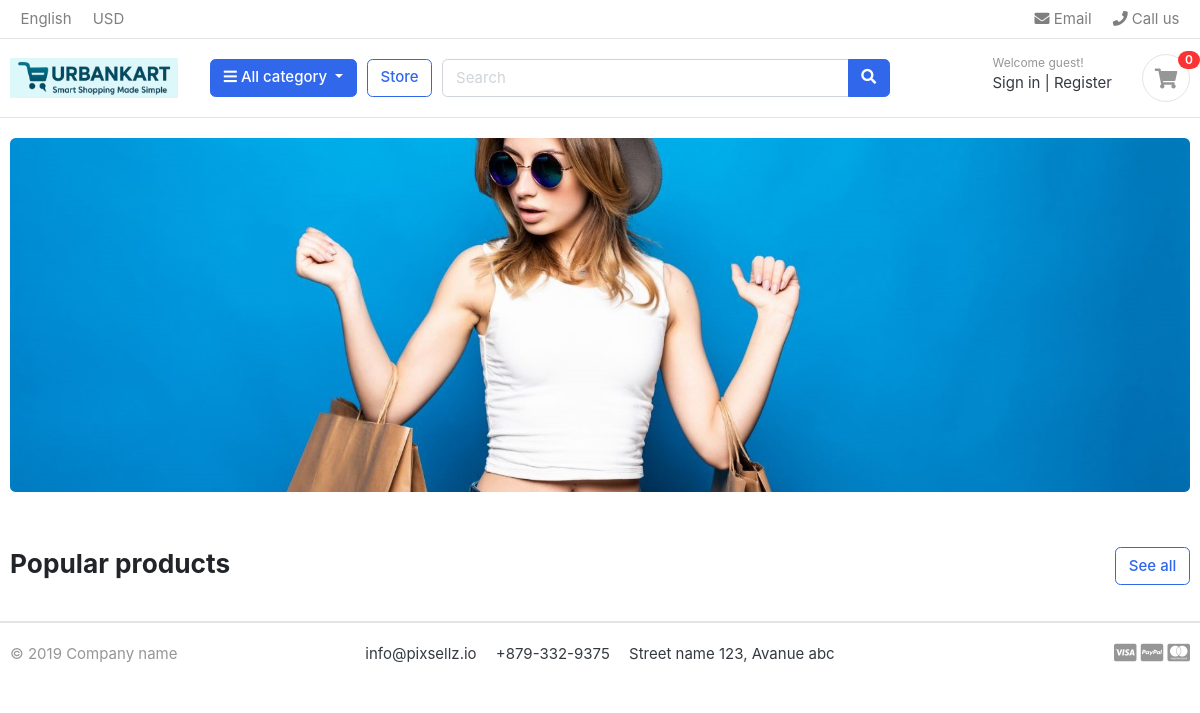
The app's page /, older data.
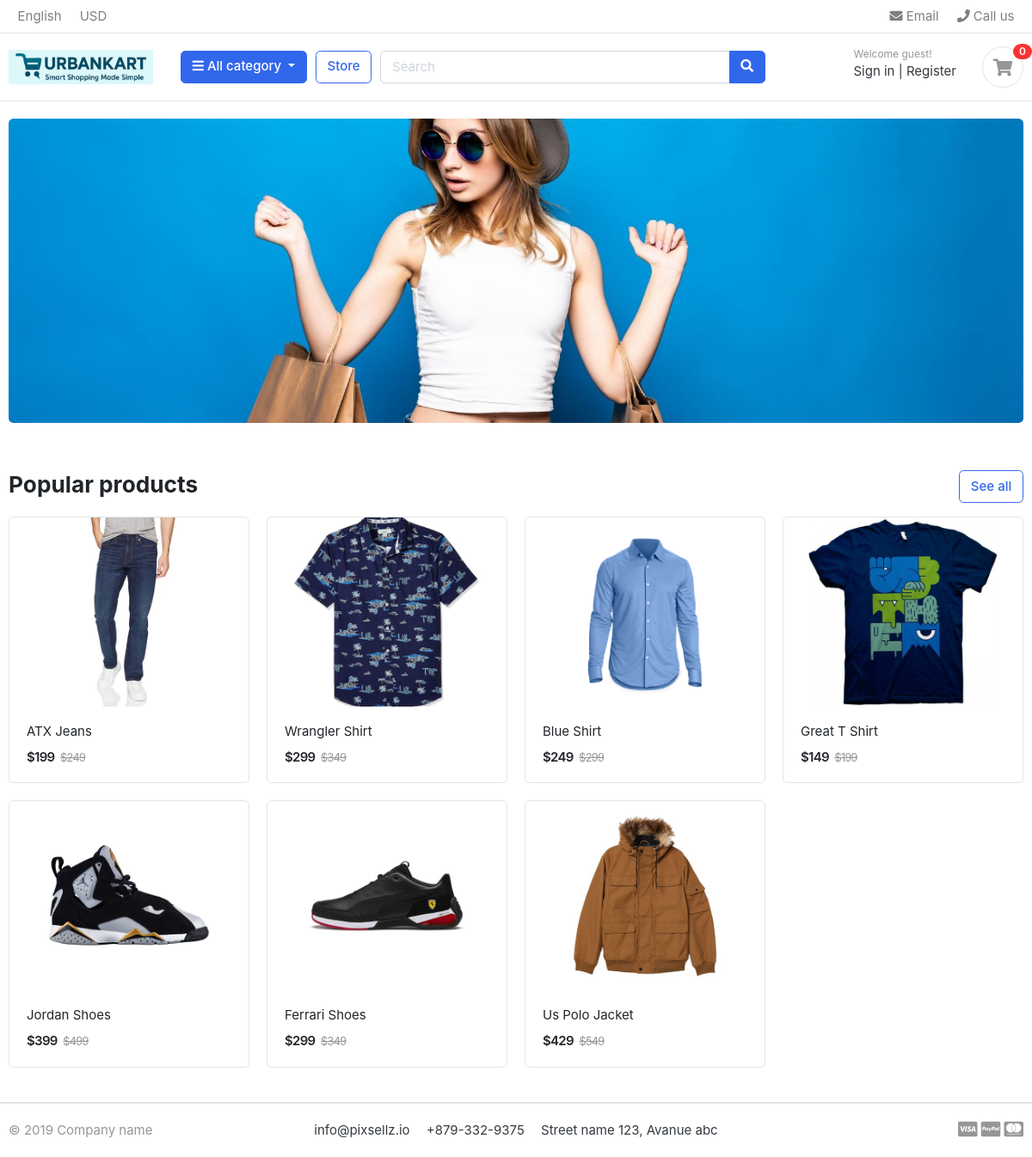
The same page, newer data.
### store/models.py (models this page shows, shortened)
class Product(models.Model):
    product_name = models.CharField(max_length=200, unique=True)
    slug = models.SlugField(max_length=200, unique=True)
    description = models.TextField(max_length=500, blank=True)
    price = models.IntegerField()
    images = models.ImageField(upload_to='photos/products')
    stock = models.IntegerField()
    is_available = models.BooleanField(default=True)
    category = models.ForeignKey(Category, on_delete=models.CASCADE)
    created_date = models.DateTimeField(auto_now_add=True)
    modified_date = models.DateTimeField(auto_now=True)
    @property
    def old_price(self):
        rounded_price = round((self.price * 1.25) / 50) * 50
        return rounded_price - 1
    def get_url(self):
        return reverse('product_detail', kwargs={'category_slug': self.category.slug, 'product_slug': self.slug})

### ecom/views.py (the view)
# urls.py: 2. Add a URL to urlpatterns:  path('', views.home, name='home')
def home(request):
    products = Product.objects.all().filter(is_available=True)
    context = {
        'products': products,
    }
    return render(request, 'ecom/home.html', context)

### carts/context_processors.py (called while the page is built)
def counter(request):
    cart_count = 0
    if 'admin' in request.path:
        return {}
    else:
        try:
            cart = Cart.objects.filter(cart_id=_cart_id(request)).first()
            if cart:
                cart_items = CartItem.objects.filter(cart=cart)
                for cart_item in cart_items:
                    cart_count += cart_item.quantity
        except Cart.DoesNotExist:
            cart_count = 0
    return dict(cart_count=cart_count)

### carts/views.py (called while the page is built)
def _cart_id(request):
    cart_id = request.session.session_key
    if not cart_id:
        cart_id = request.session.create()
    return cart_id

### category/context_processors.py (called while the page is built)
def menu_links(request):
    links=Category.objects.all()
    return dict(links=links)

### category/models.py (called while the page is built)
    def get_category_url(self):
        return reverse('products_by_category', args=[self.slug])

### ecom/templates/ecom/home.html
{% extends 'ecom/base.html' %}
{% load static %}
{% block content %}
<section class="section-intro padding-y-sm">
<div class="container">
<div class="intro-banner-wrap">
	<img src="{% static 'images/banners/cover.jpg' %}" class="img-fluid rounded">
</div>
</div>
</section>
<section class="section-name padding-y-sm">
<div class="container">
<header class="section-heading">
	<a href="{% url 'store' %}" class="btn btn-outline-primary float-right">See all</a>
	<h3 class="section-title">Popular products</h3>
</header>
<div class="row">
	{% for product in products %}
		<div class="col-md-3">
			<div class="card card-product-grid">
				<a href="{{ product.get_url }}" class="img-wrap"> <img src="{{ product.images.url }}"> </a>
				<figcaption class="info-wrap">
					<a href="{{ product.get_url }}" class="title">{{ product.product_name }}</a>
					<div class="price-wrap mt-2">
						<span class="price">${{ product.price }}</span>
						<del class="price-old">${{ product.old_price }}</del>
                    </div>
				</figcaption>
			</div>
		</div>
	{% endfor %}
</div>
</div>
</section>
</body>
</html>
{% endblock content %}

### ecom/templates/ecom/base.html (shortened to what this page needs)
{% load static %}
<!DOCTYPE HTML>
<html lang="en">
<head>
<link href="{% static 'css/bootstrap.css' %}" rel="stylesheet" type="text/css"/>
<link href="{% static 'fonts/fontawesome/css/all.min.css' %}" type="text/css" rel="stylesheet">
<link href="{% static 'css/ui.css' %}" rel="stylesheet" type="text/css"/>
<link href="{% static 'css/responsive.css' %}" rel="stylesheet" media="only screen and (max-width: 1200px)" />
</head>
<body>
{% include 'ecom/includes/navbar.html' %}
{% block content %}
{% endblock content %}
{% include 'ecom/includes/footer.html' %}

### ecom/templates/ecom/includes/navbar.html (shortened to what this page needs)
{% load static %}
<header class="section-header">
<nav class="navbar p-md-0 navbar-expand-sm navbar-light border-bottom">
<div class="container">
  <div class="collapse navbar-collapse" id="navbarTop4">
    <ul class="navbar-nav mr-auto">
    	<li class="nav-item dropdown">
		 	<a href="#" class="nav-link">   English </a>
		</li>
		<li class="nav-item dropdown">
			<a href="#" class="nav-link"> USD </a>
		</li>
    </ul>
    <ul class="navbar-nav">
		<li><a href="#" class="nav-link"> <i class="fa fa-envelope"></i> Email </a></li>
		<li><a href="#" class="nav-link"> <i class="fa fa-phone"></i> Call us </a></li>
	</ul>
  </div>
</div>
</nav>
<section class="header-main border-bottom">
	<div class="container">
<div class="row align-items-center">
	<div class="col-lg-2 col-md-3 col-6">
		<a href="{% url 'home' %}" class="brand-wrap">
			<img class="logo" src="{% static 'images/logo3.png' %}">
		</a>
	</div>
	<div class="col-lg col-sm col-md col-6 flex-grow-0">
		<div class="category-wrap dropdown d-inline-block float-right">
			<button type="button" class="btn btn-primary dropdown-toggle" data-toggle="dropdown">
				<i class="fa fa-bars"></i> All category
			</button>
		</div>
	</div>
	<a href="{% url 'store' %}" class="btn btn-outline-primary">Store</a>
	<div class="col-lg  col-md-6 col-sm-12 col">
		<form action="{% url 'search' %}" class="search" method="GET">
			<div class="input-group w-100">
			    <input type="text" class="form-control" style="width:60%;" placeholder="Search" name="keyword">
			    <div class="input-group-append">
			      <button class="btn btn-primary" type="submit">
			        <i class="fa fa-search"></i>
			      </button>
			    </div>
		    </div>
		</form>
	</div>
	<div class="col-lg-3 col-sm-6 col-8 order-2 order-lg-3">
				<div class="d-flex justify-content-end mb-3 mb-lg-0">
					<div class="widget-header">
						<small class="title text-muted">Welcome guest!</small>
						<div>
							<a href="{{'signin'}}">Sign in</a> <span class="dark-transp"> | </span>
							<a href="{{'register'}}"> Register</a>
						</div>
					</div>
					<a href="{% url 'carts:cart' %}" class="widget-header pl-3 ml-3">
						<div class="icon icon-sm rounded-circle border"><i class="fa fa-shopping-cart"></i></div>
						<span class="badge badge-pill badge-danger notify">{{ cart_count }}</span>
					</a>
				</div>
			</div>
</div>
	</div>
</section>
</header>

### ecom/templates/ecom/includes/footer.html
{% load static %}
<footer class="section-footer border-top">
	<div class="container">
		<section class="footer-bottom border-top row">
			<div class="col-md-2">
				<p class="text-muted"> &copy 2019 Company name </p>
			</div>
			<div class="col-md-8 text-md-center">
				<span  class="px-2">info@pixsellz.io</span>
				<span  class="px-2">+879-332-9375</span>
				<span  class="px-2">Street name 123, Avanue abc</span>
			</div>
			<div class="col-md-2 text-md-right text-muted">
				<i class="fab fa-lg fa-cc-visa"></i>
				<i class="fab fa-lg fa-cc-paypal"></i>
				<i class="fab fa-lg fa-cc-mastercard"></i>
			</div>
		</section>
	</div>
</footer>

### ecom/static/css/ui.css (style rules this page uses)
html { font-family: "Inter", sans-serif; font-size: 15px; }
.img-wrap { text-align: center; display: block; }
.img-wrap img { max-width: 100%; }
.price-wrap { letter-spacing: -0.7px; }
.icon-xs, .icon-sm, .icon-md, .icon-lg { display: inline-block; text-align: center; flex-shrink: 0; flex-grow: 0; }
.icon-sm { width: 48px; height: 48px; line-height: 48px !important; font-size: 20px; }
.padding-y-sm { padding-top: 20px; padding-bottom: 20px; }
.section-heading { margin-bottom: 20px; margin-top: 15px; }
.section-title { color: #212529; }
p:last-child { margin-bottom: 0; }
.header-main { position: relative; padding-top: 1rem; padding-bottom: 1rem; }
.brand-wrap .logo, .navbar-brand .logo { margin-right: 7px; max-height: 40px; display: inline-block; }
.widget-header { display: inline-block; vertical-align: middle; position: relative; }
.widget-header a { color: #343a40; }
.widget-header i { color: #969696; }
.widget-header .title { display: block; }
.widget-header .notify { position: absolute; top: -3px; right: -10px; }
.footer-bottom { padding-top: 20px; padding-bottom: 20px; }
[class*=card-product] a.title { color: #212529; display: block; }
[class*=card-product] .img-wrap { overflow: hidden; position: relative; }
[class*=card-product] .img-wrap img { height: 100%; max-width: 100%; width: auto; display: inline-block; -o-object-fit: cover; object-fit: cover; }
.card-product-grid { margin-bottom: 20px; }
.card-product-grid .img-wrap { border-radius: 0.2rem 0.2rem 0 0; height: 220px; }
.card-product-grid .info-wrap { overflow: hidden; padding: 18px 20px; }
.card .img-wrap { overflow: hidden; }
.notify { position: absolute; top: -4px; right: -10px; display: inline-block; padding: 0.25em 0.6em; font-size: 12px; line-height: 1; text-align: center; border-radius: 3rem; color: #fff; background-color: #fa3434; }
.price { font-weight: 600; color: #212529; }
.price-old { color: #969696; margin-left: 3px; font-size: 85%; }

Row changes from the older to the newer data that the page shows:
added Product: images (picture), product_name "ATX Jeans", price "199", old_price "249"
added Product: images (picture), product_name "Wrangler Shirt", price "299", old_price "349"
added Product: images (picture), product_name "Blue Shirt", price "249", old_price "299"
added Product: images (picture), product_name "Great T Shirt", price "149", old_price "199"
added Product: images (picture), product_name "Jordan Shoes", price "399", old_price "499"
added Product: images (picture), product_name "Ferrari Shoes", price "299", old_price "349"
added Product: images (picture), product_name "Us Polo Jacket", price "429", old_price "549"
